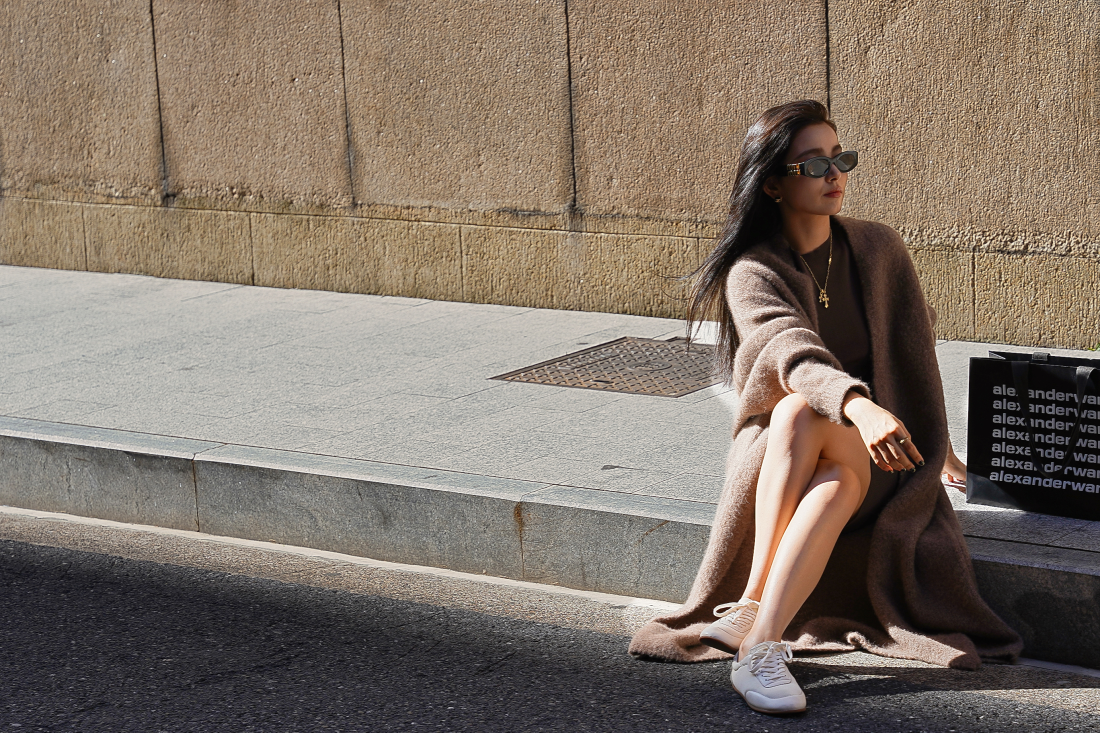
#> input picture src/assets/RaySolans_Onboarding_IGallery_1.jpg, 2200 x 1465 px (shown at 1/2 size); its folder holds only this picture in this run
$ python generate_thumbnails.py
#> lines starting #> are read from the running program, lines starting #| are printed output that depends on the picture
#!/usr/bin/env python3
"""
Image Thumbnail Generator
Generates two versions of all images in the assets subfolder:
- 1/4 scale with '_button' suffix
- 1/2 scale with '_small' suffix
"""

import os
from PIL import Image
import argparse
from pathlib import Path

def process_image(image_path, output_dir=None):
    """
    Process a single image to create button and small versions

    Args:
        image_path (str): Path to the original image
        output_dir (str): Output directory (optional, defaults to same directory as input)
    """
    try:
        # Open the image
        with Image.open(image_path) as img:
            # Get original dimensions
            width, height = img.size

            # Get the file path components
            path_obj = Path(image_path)
            if output_dir:
                output_path = Path(output_dir)
            else:
                output_path = path_obj.parent

            # Extract filename without extension
            filename = path_obj.stem
            extension = path_obj.suffix

            # Create 1/4 scale version (button)
            button_width = width // 4
            button_height = height // 4
            button_img = img.resize((button_width, button_height), Image.Resampling.LANCZOS)
            button_filename = f"{filename}_button{extension}"
            button_path = output_path / button_filename
            button_img.save(button_path, quality=85, optimize=True)
            print(f"Created button version: {button_path}")

            # Create 1/2 scale version (small)
            small_width = width // 2
            small_height = height // 2
            small_img = img.resize((small_width, small_height), Image.Resampling.LANCZOS)
            small_filename = f"{filename}_small{extension}"
            small_path = output_path / small_filename
            small_img.save(small_path, quality=90, optimize=True)
            print(f"Created small version: {small_path}")

    except Exception as e:
        print(f"Error processing {image_path}: {str(e)}")

def is_image_file(filename):
    """Check if a file is an image based on its extension"""
    image_extensions = {'.jpg', '.jpeg', '.png', '.bmp', '.tiff', '.tif', '.webp'}
    return Path(filename).suffix.lower() in image_extensions

def process_assets_folder(assets_path, recursive=True):
    """
    Process all images in the assets folder

    Args:
        assets_path (str): Path to the assets folder
        recursive (bool): Whether to process subfolders recursively
    """
    assets_dir = Path(assets_path)

    if not assets_dir.exists():
        print(f"Assets folder not found: {assets_path}")
        return

    # Find all image files
    if recursive:
        image_files = []
        for root, dirs, files in os.walk(assets_dir):
            for file in files:
                if is_image_file(file):
                    # Skip files that are already thumbnails
                    if not (file.endswith('_button.jpg') or file.endswith('_button.jpeg') or
                           file.endswith('_button.png') or file.endswith('_small.jpg') or
                           file.endswith('_small.jpeg') or file.endswith('_small.png')):
                        image_files.append(os.path.join(root, file))
    else:
        image_files = [f for f in assets_dir.iterdir()
                      if f.is_file() and is_image_file(f.name) and
                      not ('_button.' in f.name or '_small.' in f.name)]

    if not image_files:
        print("No image files found in assets folder")
        return

    print(f"Found {len(image_files)} image files to process...")

    # Process each image
    processed = 0
    skipped = 0

    for image_file in image_files:
        try:
            process_image(image_file)
            processed += 1
        except Exception as e:
            print(f"Skipped {image_file}: {str(e)}")
            skipped += 1

    print(f"\nProcessing complete!")
    print(f"Processed: {processed} images")
    print(f"Skipped: {skipped} images")

def main():
    parser = argparse.ArgumentParser(description='Generate thumbnail versions of images')
    parser.add_argument('--assets-path', '-a',
                       default='public/assets',
                       help='Path to assets folder (default: public/assets)')
    parser.add_argument('--no-recursive', '-nr',
                       action='store_true',
                       help='Do not process subfolders recursively')
    parser.add_argument('--single-image', '-i',
                       help='Process a single image file instead of the entire assets folder')

    args = parser.parse_args()

    if args.single_image:
        if os.path.exists(args.single_image):
            print(f"Processing single image: {args.single_image}")
            process_image(args.single_image)
        else:
            print(f"Image file not found: {args.single_image}")
    else:
        print(f"Processing assets folder: {args.assets_path}")
        process_assets_folder(args.assets_path, recursive=not args.no_recursive)
#> in process_image, img is the input picture: PIL image 2200x1465 RGB; mean R, G, B 129.2, 116.2, 104.6
#> in process_image, `button_img = img.resize((button_width, button_height), Image.Resamplin..`:
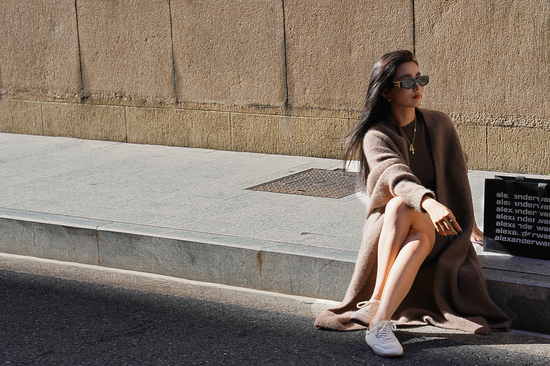
#> button_img: PIL image 550x366 RGB; mean R, G, B 129.2, 116.2, 104.6

if __name__ == "__main__":
    main()

$ run again, on src/assets/RaySolans_Onboarding_IGallery_2.jpg
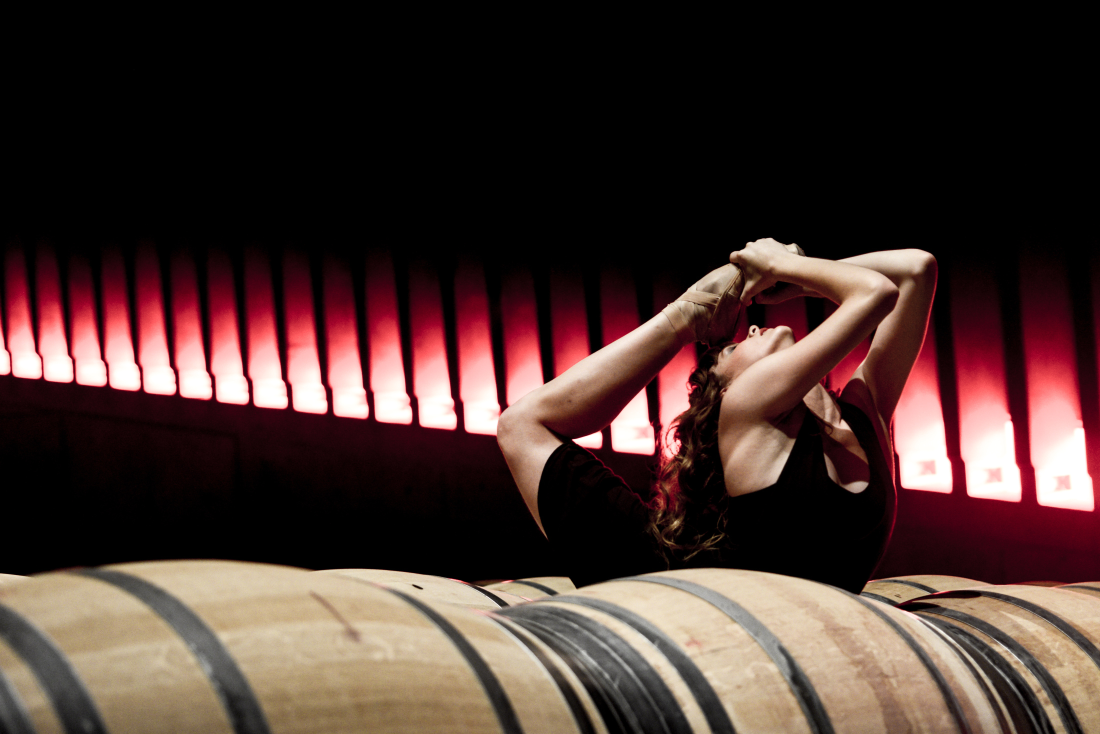
#> input picture src/assets/RaySolans_Onboarding_IGallery_2.jpg, 2200 x 1468 px (shown at 1/2 size)
#> in process_image, img is the input picture: PIL image 2200x1468 RGB; mean R, G, B 72.6, 52.1, 47.8
#> in process_image, `button_img = img.resize((button_width, button_height), Image.Resamplin..`:
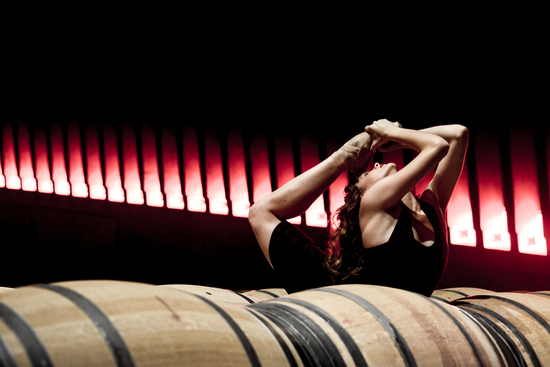
#> button_img: PIL image 550x367 RGB; mean R, G, B 72.6, 52.1, 47.8

$ run again, on src/assets/RaySolans_Onboarding_IGallery_3.jpg
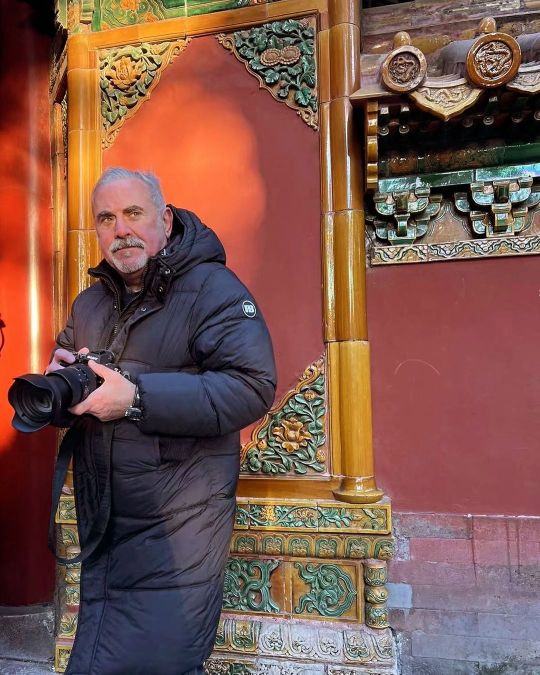
#> input picture src/assets/RaySolans_Onboarding_IGallery_3.jpg, 1080 x 1349 px (shown at 1/2 size)
#> in process_image, img is the input picture: PIL image 1080x1349 RGB; mean R, G, B 124.9, 86.2, 76.2
#> in process_image, `button_img = img.resize((button_width, button_height), Image.Resamplin..`:
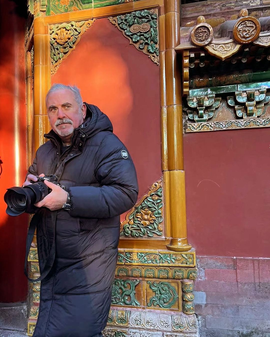
#> button_img: PIL image 270x337 RGB; mean R, G, B 124.9, 86.2, 76.3
#> in process_image, `small_img = img.resize((small_width, small_height), Image.Resampling.L..`:
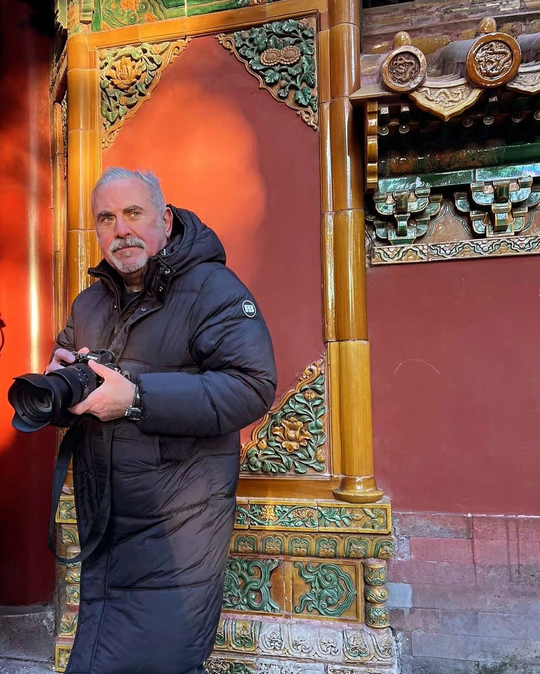
#> small_img: PIL image 540x674 RGB; mean R, G, B 124.9, 86.2, 76.3
